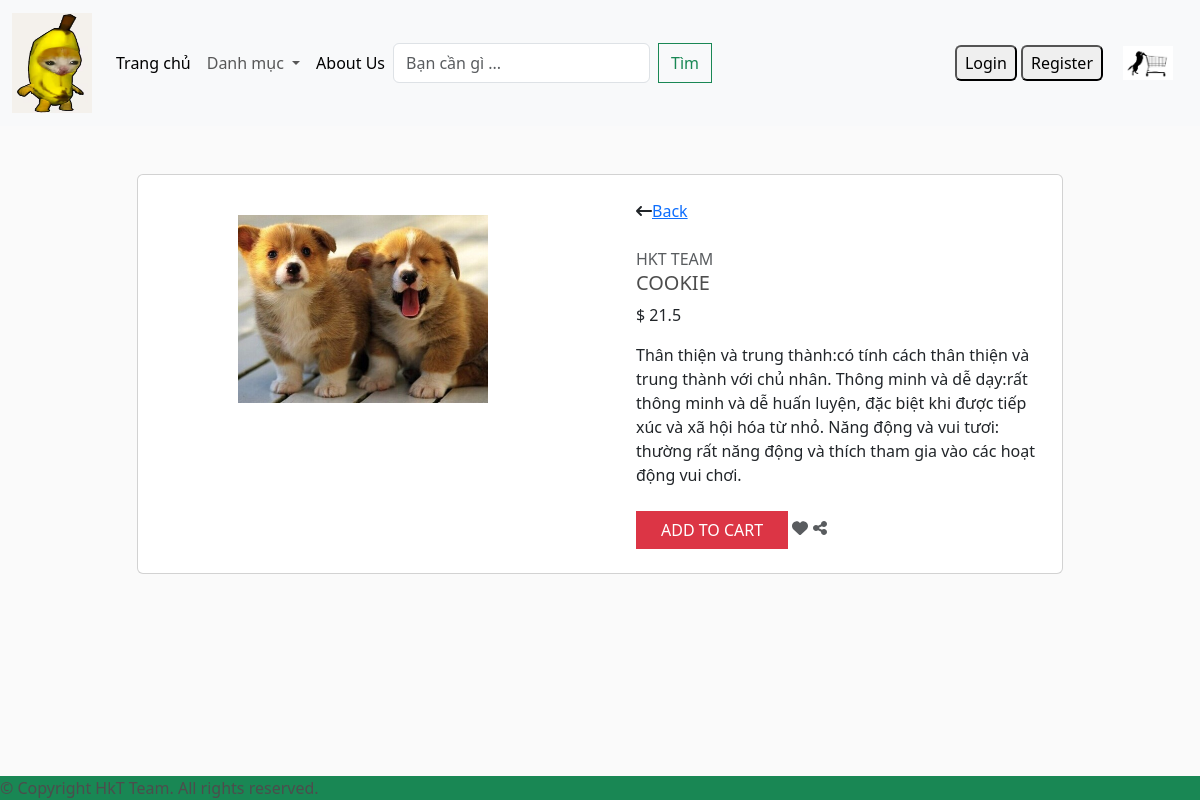
Page /detail/?id=43 on the committed database.
### app/models.py (models this page shows, shortened)
class Product(models.Model):
    category = models.ManyToManyField(Category,related_name='product')
    name = models.CharField(max_length=200, null=True)
    price = models.FloatField()
    digital = models.BooleanField(default=False, null=True, blank=False)
    image = models.ImageField(null=True, blank=True)
    detail = models.TextField(null=True, blank=True)

### app/views.py (the view)
# urls.py: path('detail/', views.detail, name="detail"),
def detail(request):
    user_not_login = "hidden"
    user_login = "show"
    if request.user.is_authenticated:
        customer = request.user
        order, created = Order.objects.get_or_create(customer=customer, complete=False)
        items = order.orderitem_set.all()
        cartItems = order.get_cart_items()  # Call the method to get cart items
        user_not_login = "hidden"
        user_login = "show"
    else:
        items = []
        order = {'get_cart_items': 0, 'get_cart_total': 0}
        cartItems = order['get_cart_items']
        user_not_login = "show"
        user_login = "hidden"
    id = request.GET.get('id','')
    products = Product.objects.filter(id=id)
    categories = Category.objects.filter(is_sub =False)
    context = {'products':products,'categories': categories,'products': products, 'cartItems': cartItems, 'user_not_login': user_not_login, 'user_login': user_login}
    return render(request, 'app/detail.html', context)

### app/templates/app/detail.html (shortened to what this page needs)
{% extends 'app/base.html' %}
{% load static %}
    {% block register %}
    {% for product in products  %}
    <div class="container mt-5 mb-5">
      <div class="row d-flex justify-content-center">
          <div class="col-md-10">
              <div class="card">
                  <div class="row">
                      <div class="col-md-6">
                          <div class="images p-3">
                              <div class="text-center p-4"> <img id="main-image" src="{{product.image.url}}" width="250" /> </div>
                          </div>
                      </div>
                      <div class="col-md-6">
                          <div class="product p-4">
                              <div class="d-flex justify-content-between align-items-center">
                                  <div class="d-flex align-items-center"> <i class="fa fa-long-arrow-left"></i> <span class="ml-1"><a href= "{% url 'home' %}">Back</a></span>
                                  </div>
                              </div>
                              <div class="mt-4 mb-3"> <span class="text-uppercase text-muted brand">HKT TEAM</span>
                                  <h5 class="text-uppercase">{{product.name}}</h5>
                                  <div class="price d-flex flex-row align-items-center"> <span class="act-price">$ {{product.price}}</span>
                                  </div>
                              </div>
                              <p class="about">{{product.detail}}</p>
                              <div class="cart mt-4 align-items-center">
                                <button data-product="{{ product.id }}" data-action="add" class="btn btn-danger text-uppercase mr-2 px-4 add-btn update-cart">Add to cart</button> <i class="fa fa-heart text-muted"></i> <i class="fa fa-share-alt text-muted"></i> </div>
                          </div>
                      </div>
                  </div>
              </div>
          </div>
      </div>
  </div>
    {% endfor %}
    {% endblock register %}

### app/static/app/css/style.css (style rules this page uses)
* { margin: 0; padding: 0; box-sizing: border-box; }
body { background-color: hsl(0, 0%, 98%); color: hsl(0, 0%, 30%); }
h1, h2, h3, h4, h5, h6 { color: inherit; }
.product { border-radius: 0 0 4px 4px; }
.btn { border-radius: 0; }

### app/static/app/css/main.css (style rules this page uses)
body { background-color: hsl(0, 0%, 98%); }
h1, h2, h3, h4, h5, h6 { color: hsl(0, 0%, 30%); }
.product { border-radius: 0 0 4px 4px; }
.btn { border-radius: 0; }

### rows in the picture
Product: image (picture), name "COOKIE", price "21.5", detail "Thân thiện và trung thành:có tính cách thân thiện và trung thành với chủ nhân. Thông minh và dễ dạy:rất thông minh và dễ huấn luyện, đặc biệt khi được tiếp xúc và xã hội hóa từ nhỏ. Năng động và vui tươi: thường rất năng động và thích tham gia vào các hoạt động vui chơi."
